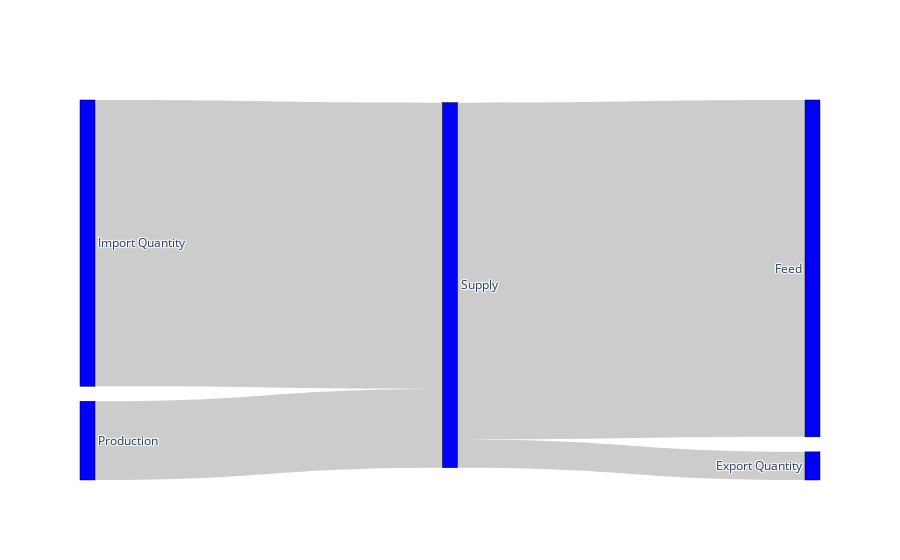

Write notebook code for a chart like this one.
### Code cell
sankey(df, 'Spain', 'Flour, cereals')

### Figure 1 — Plotly figure (JSON) as saved in the notebook; plotly's stock layout.template omitted (floating-point values rounded to 4 significant figures)
{"data": [{"link": {"source": [4, 4, 2, 3], "target": [0, 1, 4, 4], "value": [42569, 509821, 433189, 119201]}, "node": {"color": "blue", "label": ["Export Quantity", "Feed", "Import Quantity", "Production", "Supply"], "line": {"color": "black", "width": 0.5}, "pad": 15, "thickness": 15}, "type": "sankey", "valueformat": ".0f", "valuesuffix": "Tonnes"}], "layout": {}}
